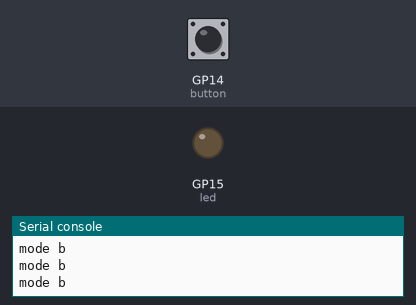
This program was run on a simulated Raspberry Pi Pico running MicroPython. Shown: output pins drawn as LEDs (lit = HIGH), the last lines printed to the serial console. Dashed ring = blinking. Inputs (shaded band) come from the test bench; at power-on: GP14 (button) LOW.

Above: at 1.2 s.
1.3 s: GP14 (button) pulled HIGH for 3.2 s
At 2.9 s:
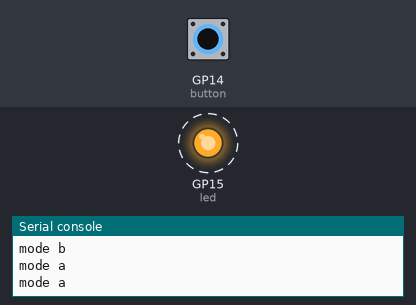
Timing chart, 0 to 5.5 s (numbered marks = the images above; inputs shaded):
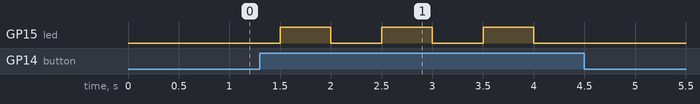

Measured:
- after the input at 1.3 s, GP15 (led): alternates HIGH for 0.50 s and LOW for 0.50 s, 6 changes in all, then stays LOW, starting after 0.20 s

The program:

button-led.py
```python
from machine import Pin
import time

led = Pin(15, Pin.OUT)
button = Pin(14, Pin.IN, Pin.PULL_DOWN)
mode = 'a'

while True:
    if button.value():
        led.toggle()
        time.sleep(0.5)
        print('mode a')
    else:
        print('mode b')
        time.sleep(0.5)
```
